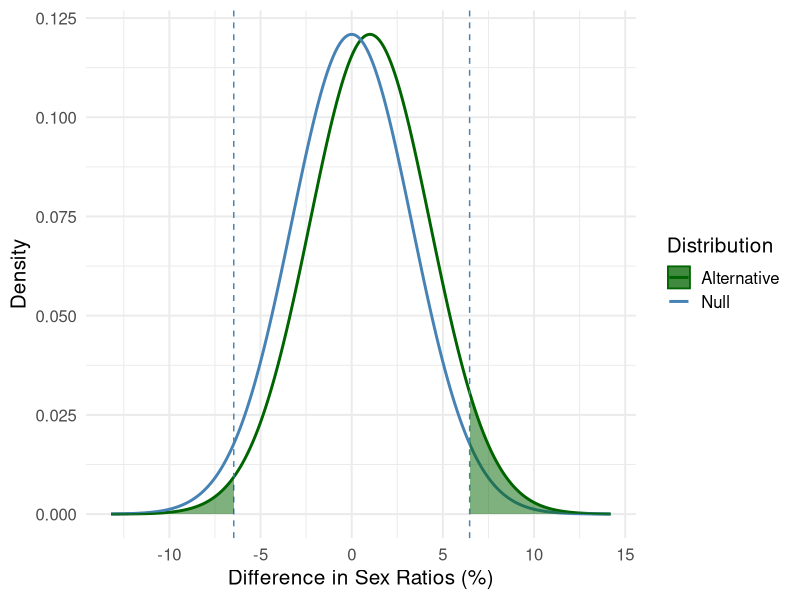
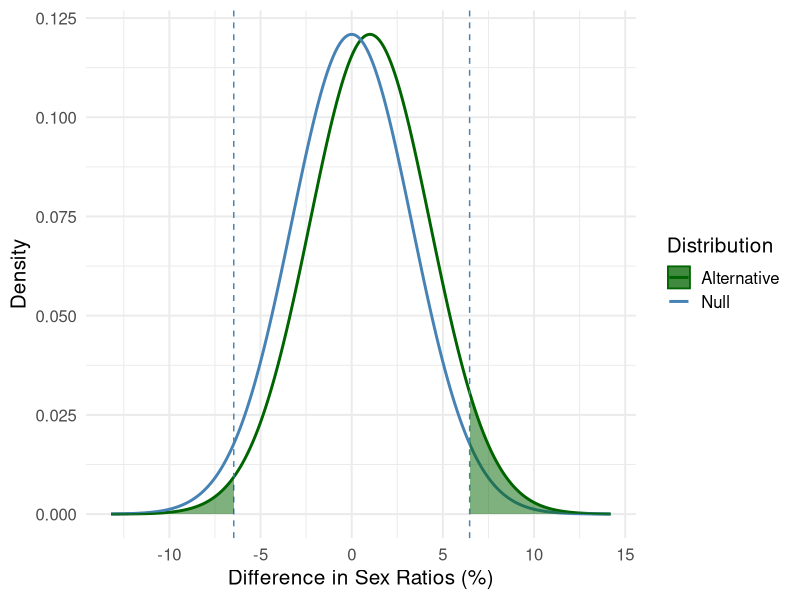

The R source for these figures, in order:
# ---- 0. Setup and load libraries, if any ----

library(ggplot2)  # load the graphing library

if(!require("rstudioapi")) install.packages("rstudioapi")
setwd(dirname(getSourceEditorContext()$path))  # set working directory


# ---- 1. Set up the baseline parameters ----
alpha <- 0.05  # significance level
se <- 3.3
null_mean <- 0  # mean difference under the null hypothesis
alt_mean <- 1 # mean of the alternative hypothesis

x <- seq(-4 * se + min(null_mean, alt_mean), 
         4 * se + max(null_mean, alt_mean), length.out = 1000)

# ---- 2. Plot the null hypothesis the alt hypothesis, with the power shaded ----

plot_power <- function(alpha, se, null_mean, alt_mean) {
  # compute parameters for power calculation
  effect_size <- abs(alt_mean-null_mean)  # difference in means we want to detect
  critical_value <- qnorm(1 - alpha / 2) * se  # Critical value for two-tailed test

  # Calculate the distributions
  null_dist <- dnorm(x, mean = null_mean, sd = se)
  alt_dist <- dnorm(x, mean = alt_mean, sd = se)

  # Combine into a single data frame
  plot_df <- rbind(
    data.frame(x = x, y = null_dist, dist = "Null"),
    data.frame(x = x, y = alt_dist, dist = "Alternative")
  )

  # Plot both distributions and annotate with power
  plot <- ggplot(plot_df, aes(x = x, y = y, color = dist)) +
    geom_line(linewidth = 1) +
    scale_color_manual(values = c("Null" = "steelblue", "Alternative" = "darkgreen")) +
    geom_vline(xintercept = c(-critical_value, critical_value), linetype = "dashed", color = "steelblue") +
    geom_area(
      data = subset(plot_df, dist=="Alternative" & x >= critical_value), 
      fill = 'darkgreen', alpha = 0.5) +
    geom_area(
      data = subset(plot_df, dist=="Alternative" & x <= -critical_value), 
      fill = 'darkgreen', alpha = 0.5) +
    theme_minimal(base_size = 15)

  return(plot)
}

p_sexratio <- plot_power(alpha, se, null_mean, alt_mean)
p_sexratio <- p_sexratio +
  labs(x = "Difference in Sex Ratios (%)",
       y = "Density",
       color = "Distribution")
print(p_sexratio)
ggsave("whatif_sexratio.png", p_sexratio, width = 8, height = 4, dpi = 300)

# ---- 3. Compute the number of subjects needed to achieve a power of 0.8 ----
alpha <- 0.05  # significance level
se <- 3.3 # Calculated standard *error*
null_mean <- 0  # mean difference under the null hypothesis
alt_mean <- 1 # mean of the alternative hypothesis
n <- 2972 # number of subjects

# Compute the standard *deviation* from the standard error, since se = sd/sqrt(n)
sd = se * sqrt(n)

power.t.test(delta = abs(alt_mean - null_mean), sd = sd, sig.level = alpha, power = 0.8, type = "one.sample", alternative = "two.sided")
